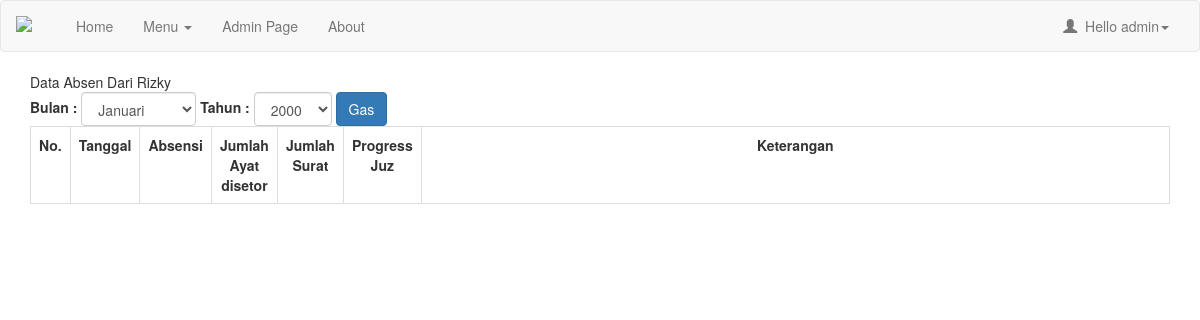
Before: /admin/index.php?m=absenlengkap&ID=13 (signed in) with the older database file.
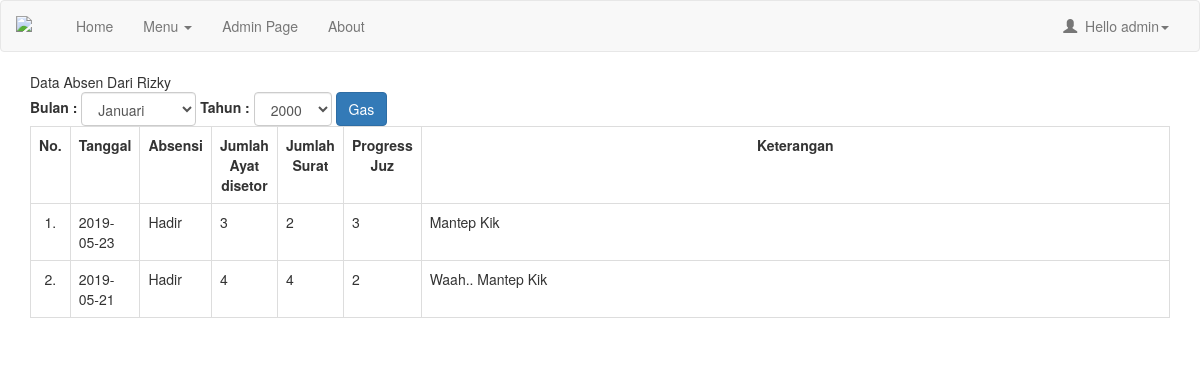
After: the same page with the newer database file.
### tables this page shows
CREATE TABLE `tbsantri` (
  `IdSantri` int(11) NOT NULL,
  `NIS` varchar(20) NOT NULL,
  `TglInput` date NOT NULL,
  `Nama` varchar(50) NOT NULL,
  `NamaLengkap` varchar(100) NOT NULL,
  `JenisKelamin` int(2) NOT NULL,
  `TempatLahir` varchar(40) NOT NULL,
  `TglLahir` date NOT NULL,
  `AnakKe` int(5) NOT NULL,
  `Dari` int(11) NOT NULL,
  `Bahasa` varchar(40) NOT NULL,
  `KebutuhanKhusus` varchar(30) NOT NULL,
  `SekolahTerakhir` varchar(20) NOT NULL,
  `NamaSekolah` varchar(50) NOT NULL,
  `AlamatSekolah` text NOT NULL,
  `TinggalDengan` varchar(30) NOT NULL,
  `NomorKK` varchar(50) NOT NULL,
  `NamaJalan` text NOT NULL,
  `RT` varchar(50) NOT NULL,
  `RW` varchar(50) NOT NULL,
  `Desa` varchar(50) NOT NULL,
  `Kecamatan` varchar(100) NOT NULL,
  `Kabupaten` varchar(100) NOT NULL,
  `Provinsi` varchar(100) NOT NULL,
  `StatusSantri` varchar(30) NOT NULL,
  `IdProgram` int(11) NOT NULL,
  `IdKelas` int(11) NOT NULL
);

CREATE TABLE `tbabsen` (
  `IdAbsensi` int(11) NOT NULL,
  `IdSantri` int(11) NOT NULL,
  `IdAyah` int(11) NOT NULL,
  `IdIbu` int(11) NOT NULL,
  `IdWali` int(11) NOT NULL,
  `Absen` varchar(20) NOT NULL,
  `SetorAyat` int(11) NOT NULL,
  `Surat` int(11) NOT NULL,
  `TanggalAbsen` date NOT NULL,
  `JuzSaatIni` int(11) NOT NULL,
  `TargetJuz` int(11) NOT NULL,
  `KeteranganAbsen` text NOT NULL
);

### admin/absensi_lengkap.php (the view, shortened to what this page needs)
<?php
include 'config.php';
$ID = mysqli_real_escape_string($conn, $_GET['ID']);
$bulanabs = $_GET['bulanabs'];
$tahunabs = $_GET['tahunabs'];
$sql = "SELECT * FROM tbsantri LEFT JOIN tbabsen ON tbsantri.IdSantri = tbabsen.IdSantri LEFT JOIN tbkelas
ON tbsantri.IdKelas=tbkelas.IdKelas LEFT JOIN tbprogram ON tbsantri.IdProgram = tbprogram.IdProgram WHERE tbsantri.IdSantri='$ID'";
$query = mysqli_query($conn, $sql);
$data = mysqli_fetch_object($query);
echo "Data Absen Dari ".$data->Nama;
?>
<div class="form form-inline">
    <form>
    <label>Bulan : </label>
    <select class="form-control" name="bulanabs">
        <?php
        $namabulan = array("decoy","Januari","Februari","Maret","April","Mei","Juni","Juli","Agustus","September","Oktober","November","Desember");
        for ($index = 1; $index <= 12 ; $index++){?>
            <option value="<?php echo $index ?>"<?=$index == $bulanabs?'selected="selected"':'';?>><?php echo $namabulan[$index]?></option>
        <?php }?>
    </select>
    <label>Tahun : </label>
    <select class="form-control" name="tahunabs">
        <?php
        $tahun = 2000;
        $thsekarang = date('Y');
        while($tahun <= $thsekarang){
        ?>
        <option value="<?php echo $tahun?>"<?=$tahun == $tahunabs?'selected="selected"':'';?>><?php echo $tahun++ ?></option>
        <?php } ?>
    </select>
    <button type="submit" class="btn btn-primary">Gas</button>
    </form>
</div>
<table class="table table-bordered table-hover">
                <tr style="text-align: center">
                    <th style="text-align: center" width="2%" align="center">No. </th>
                    <th style="text-align: center" align="center">Tanggal</th>
                    <th style="text-align: center" align="center">Absensi</th>
                    <th style="text-align: center" align="center">Jumlah Ayat disetor</th>
                    <th style="text-align: center" align="center">Jumlah Surat</th>
                    <th style="text-align: center" align="center">Progress Juz</th>
                    <th style="text-align: center" width="70%" align="center">Keterangan</th>
                </tr>
                <?php
                if ($bulanabs == '' || $tahunabs == ''){
                    $sql1 = "SELECT * FROM tbabsen WHERE IdSantri = '$ID' ORDER BY TanggalAbsen DESC";
                }else{
                    $sql1 = "SELECT * FROM tbabsen WHERE IdSantri = '$ID' AND MONTH(TanggalAbsen) = '$bulanabs' AND YEAR(TanggalAbsen) = '$tahunabs' ORDER BY TanggalAbsen DESC";
                }
                $query1 = mysqli_query($conn, $sql1);
                $no = 1;
                while ($data1 = mysqli_fetch_object($query1)) {
                    if ($data1->Absen == '1'){
                        $absen = 'Hadir';
                    }elseif($data1->Absen == '2'){
                        $absen = 'Sakit';
                    }elseif($data1->Absen == '3'){
                        $absen = 'Izin';
                    }else{
                        $absen = 'Mbolos';
                    }
                    ?>
                <tr class="rowHref" data-href="index.php?m=absen_detail&ID=<?php echo $data1->IdSantri?>">
                    <td align="center" width="2%"><?php echo $no++."."?></td>
                    <td><?php echo $data1->TanggalAbsen?></td>
                    <td><?php echo $absen?></td>
                    <td><?php echo $data1->SetorAyat?></td>
                    <td><?php echo $data1->Surat?></td>
                    <td><?php echo $data1->JuzSaatIni?></td>
                    <td width="70%"><?php echo $data1->KeteranganAbsen?></td>
                </tr>
                <?php } ?>
            </table>

### admin/index.php (shortened to what this page needs)
<?php
include 'config.php';
      $m = $_GET['m'];
?>
<!DOCTYPE html>
<html lang="en">
<head>
    <link href="../assets/css/bootstrap.min.css" rel="stylesheet">
    <link href="../assets/css/style.css" rel="stylesheet">
    <link href="../assets/css/startmin.css" rel="stylesheet">
    <link href="../assets/css/morris.css" rel="stylesheet">
    <link href="../assets/css/font-awesome.min.css" rel="stylesheet" type="text/css">
</head>
<body style="background-color: rgb(255, 255, 255);">
        <nav class="navbar navbar-default">
          <div class="container-fluid">
            <div class="navbar-header">
              <a class="navbar-brand" href="#"><img src="assets/image/component/logo.png" width="30"></a>
            </div>
            <div id="navbar" class="navbar-collapse collapse">
              <ul class="nav navbar-nav">
                <li><a href="index.php">Home</a></li>
                <li class="dropdown">
                    <a href="#" class="dropdown-toggle" data-toggle="dropdown" role="button" aria-haspopup="true" aria-expanded="false">Menu <span class="caret"></span></a>
                  </li>
                <li><a href="#">Admin Page</a></li>
                <li><a href="#">About</a></li>
              </ul>
              <ul class="nav navbar-nav navbar-right">
                    <li class="dropdown">
                            <a href="#" class="dropdown-toggle" data-toggle="dropdown" role="button" aria-haspopup="true" aria-expanded="false"><span class="glyphicon glyphicon-user"></span>&nbsp Hello <?php echo $_SESSION['username']; ?><span class="caret"></span></a>
                          </li>
              </ul>
            </div>
          </div>
        </nav>
    <div class="container">
      <?php
      if ($m=='inputdata') {
        include 'daftarsantri.php';
      }elseif ($m=='inputprogram') {
        include 'daftarprogram.php';
      }elseif ($m=='absensi') {
        include 'absensi.php';
      }elseif ($m=='inputkelas') {
        include 'daftarkelas.php';
      }elseif ($m=='absen_detail') {
        include 'absensi_detail.php';
      }elseif ($m=='absenlengkap') {
        include 'absensi_lengkap.php';
      }elseif ($m=='dataabsen') {
        include 'dataabsen.php';
      }elseif ($m=='absensi_quick') {
        include 'absensi_quick.php';
      }else {
        include 'home.php';
      }
      ?>
    </div>
</body>
</html>

### assets/css/startmin.css (style rules this page uses)
body { background-color: #f8f8f8; }
.navbar-header { float: left; }
.navbar-right { text-align: right; }

Changed rows visible on the page:
added tbabsen: TanggalAbsen "2019-05-23", Absen "Hadir", SetorAyat "3", Surat "2", JuzSaatIni "3", KeteranganAbsen "Mantep Kik"
added tbabsen: TanggalAbsen "2019-05-21", Absen "Hadir", SetorAyat "4", Surat "4", JuzSaatIni "2", KeteranganAbsen "Waah.. Mantep Kik"
